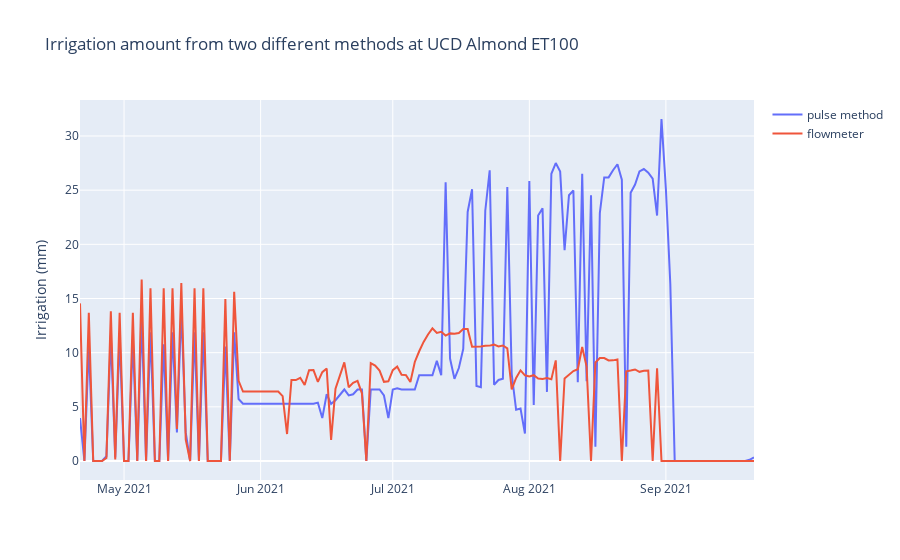

The notebook cell saved with this chart:
### Code cell
figure = go.FigureWidget(
    data=[
        go.Scatter(
            x=alm_ET100_both["time"],
            y=alm_ET100_both["volume (mm)"],
            name="pulse method",
        ),
        go.Scatter(
            x=alm_ET100_both["Date_Alm"],
            y=alm_ET100_both["ET100_Alm"],
            name="flowmeter",
            
        ),
    ]
   
)
figure.update_layout(title = 'Irrigation amount from two different methods at UCD Almond ET100', yaxis ={'title': 'Irrigation (mm)'} )
figure.show()

### Figure 1 — Plotly figure (JSON) as saved in the notebook; plotly's stock layout.template omitted (floating-point values rounded to 4 significant figures; data arrays with more than 128 entries replaced by an {"elided": "..."} marker saying what was removed)
{"data": [{"name": "pulse method", "type": "scatter", "uid": "7b48c42f-250e-47c8-9b54-44e00ccffa77", "x": {"elided": "154 str values"}, "y": {"elided": "154 float values"}}, {"name": "flowmeter", "type": "scatter", "uid": "51e8fd5f-17e3-492d-8e68-d8ff4436b85b", "x": {"elided": "154 str values"}, "y": {"elided": "154 float values"}}], "layout": {"autosize": true, "title": {"text": "Irrigation amount from two different methods at UCD Almond ET100"}, "xaxis": {"autorange": true, "range": ["2021-04-21", "2021-09-21"], "type": "date"}, "yaxis": {"autorange": true, "range": [-1.754, 33.32], "title": {"text": "Irrigation (mm)"}, "type": "linear"}}}
